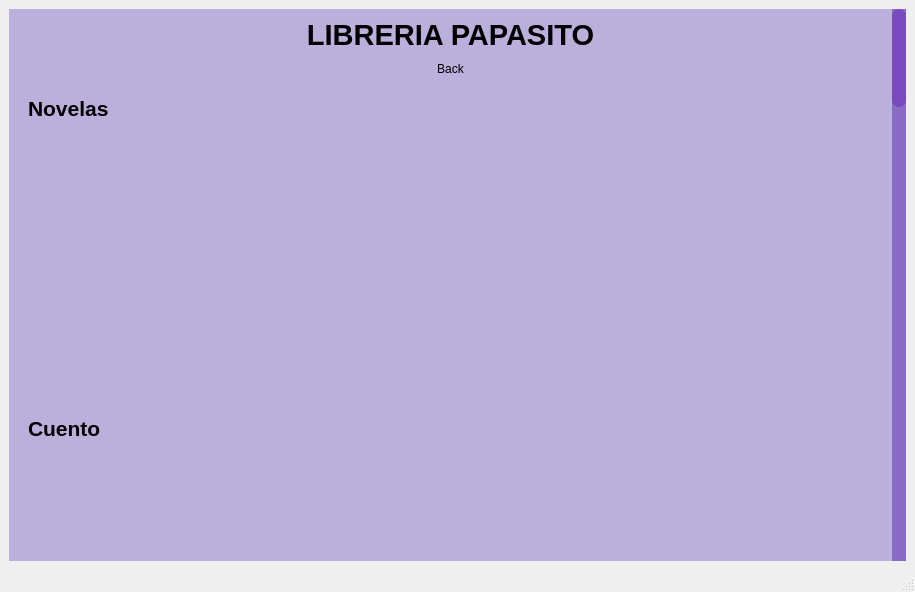
<?xml version="1.0" encoding="UTF-8"?>
<ui version="4.0">
 <class>MainWindow</class>
 <widget class="QMainWindow" name="MainWindow">
  <property name="geometry">
   <rect>
    <x>0</x>
    <y>0</y>
    <width>915</width>
    <height>592</height>
   </rect>
  </property>
  <property name="windowTitle">
   <string>MainWindow</string>
  </property>
  <property name="styleSheet">
   <string notr="true">/* SCROLL VERTICAL */
QScrollBar:vertical {
    border: none;
    background-color: #896cc4;
    width: 14px;
    margin: 0px 0px 0px 0px; /* Sin margen para que ocupe todo el espacio */
    border-radius: 0px;
}

/* MANEJADOR / BARRA */
QScrollBar::handle:vertical {
    background-color: #794bbd;
    min-height: 30px;
    border-radius: 7px;
} 

QScrollBar::handle:vertical:hover {
    background-color:#7738f5;
}

QScrollBar::handle:vertical:pressed {
    background-color: #5e2dc2;
}

/* OCULTAR BOTÓN SUPERIOR (FLECHA ARRIBA) */
QScrollBar::sub-line:vertical {
    border: none;
    background: none;
    height: 0px;
    subcontrol-position: top;
    subcontrol-origin: margin;
}

/* OCULTAR BOTÓN INFERIOR (FLECHA ABAJO) */
QScrollBar::add-line:vertical {
    border: none;
    background: none;
    height: 0px;
    subcontrol-position: bottom;
    subcontrol-origin: margin;
}

/* ASEGURAR QUE LAS FLECHAS ESTÉN DESAPARECIDAS */
QScrollBar::up-arrow:vertical, QScrollBar::down-arrow:vertical {
    background: none;
    height: 0px;
    width: 0px;
}

/* FONDO DEL CANAL / PÁGINA */
QScrollBar::add-page:vertical, QScrollBar::sub-page:vertical {
    background: none;
}
</string>
  </property>
  <widget class="QWidget" name="centralwidget">
   <layout class="QVBoxLayout" name="verticalLayout_3">
    <item>
     <widget class="QScrollArea" name="scrollArea">
      <property name="styleSheet">
       <string notr="true">background-color:#BBAFDB;

</string>
      </property>
      <property name="frameShape">
       <enum>QFrame::NoFrame</enum>
      </property>
      <property name="frameShadow">
       <enum>QFrame::Sunken</enum>
      </property>
      <property name="widgetResizable">
       <bool>true</bool>
      </property>
      <widget class="QWidget" name="scrollAreaWidgetContents">
       <property name="geometry">
        <rect>
         <x>0</x>
         <y>0</y>
         <width>883</width>
         <height>3088</height>
        </rect>
       </property>
       <layout class="QVBoxLayout" name="verticalLayout_2">
        <item>
         <widget class="QLabel" name="label_41">
          <property name="font">
           <font>
            <pointsize>22</pointsize>
            <weight>75</weight>
            <bold>true</bold>
           </font>
          </property>
          <property name="text">
           <string>LIBRERIA PAPASITO</string>
          </property>
          <property name="alignment">
           <set>Qt::AlignCenter</set>
          </property>
         </widget>
        </item>
        <item>
         <widget class="QPushButton" name="btnVolver">
          <property name="layoutDirection">
           <enum>Qt::LeftToRight</enum>
          </property>
          <property name="text">
           <string>Back</string>
          </property>
          <property name="default">
           <bool>false</bool>
          </property>
          <property name="flat">
           <bool>true</bool>
          </property>
         </widget>
        </item>
        <item>
         <widget class="QFrame" name="frame">
          <property name="minimumSize">
           <size>
            <width>700</width>
            <height>3000</height>
           </size>
          </property>
          <property name="autoFillBackground">
           <bool>false</bool>
          </property>
          <property name="styleSheet">
           <string notr="true">background-color:#BBAFDB;

</string>
          </property>
          <property name="frameShape">
           <enum>QFrame::NoFrame</enum>
          </property>
          <property name="frameShadow">
           <enum>QFrame::Sunken</enum>
          </property>
          <widget class="QLabel" name="label_14">
           <property name="geometry">
            <rect>
             <x>10</x>
             <y>960</y>
             <width>111</width>
             <height>41</height>
            </rect>
           </property>
           <property name="font">
            <font>
             <pointsize>16</pointsize>
             <weight>75</weight>
             <bold>true</bold>
            </font>
           </property>
           <property name="text">
            <string>Manga</string>
           </property>
          </widget>
          <widget class="QLabel" name="label_6">
           <property name="geometry">
            <rect>
             <x>10</x>
             <y>330</y>
             <width>131</width>
             <height>25</height>
            </rect>
           </property>
           <property name="font">
            <font>
             <pointsize>16</pointsize>
             <weight>75</weight>
             <bold>true</bold>
            </font>
           </property>
           <property name="text">
            <string>Cuento</string>
           </property>
          </widget>
          <widget class="QPushButton" name="Cover16">
           <property name="geometry">
            <rect>
             <x>170</x>
             <y>1300</y>
             <width>151</width>
             <height>221</height>
            </rect>
           </property>
           <property name="cursor">
            <cursorShape>PointingHandCursor</cursorShape>
           </property>
           <property name="text">
            <string/>
           </property>
           <property name="flat">
            <bool>true</bool>
           </property>
          </widget>
          <widget class="QPushButton" name="Cover14">
           <property name="geometry">
            <rect>
             <x>680</x>
             <y>1000</y>
             <width>151</width>
             <height>221</height>
            </rect>
           </property>
           <property name="cursor">
            <cursorShape>PointingHandCursor</cursorShape>
           </property>
           <property name="text">
            <string/>
           </property>
           <property name="flat">
            <bool>true</bool>
           </property>
          </widget>
          <widget class="QPushButton" name="Cover8">
           <property name="geometry">
            <rect>
             <x>10</x>
             <y>680</y>
             <width>151</width>
             <height>221</height>
            </rect>
           </property>
           <property name="cursor">
            <cursorShape>PointingHandCursor</cursorShape>
           </property>
           <property name="text">
            <string/>
           </property>
           <property name="flat">
            <bool>true</bool>
           </property>
          </widget>
          <widget class="QPushButton" name="Cover1">
           <property name="geometry">
            <rect>
             <x>10</x>
             <y>40</y>
             <width>151</width>
             <height>221</height>
            </rect>
           </property>
           <property name="cursor">
            <cursorShape>PointingHandCursor</cursorShape>
           </property>
           <property name="text">
            <string/>
           </property>
           <property name="flat">
            <bool>true</bool>
           </property>
          </widget>
          <widget class="QPushButton" name="Cover11">
           <property name="geometry">
            <rect>
             <x>170</x>
             <y>1000</y>
             <width>151</width>
             <height>221</height>
            </rect>
           </property>
           <property name="cursor">
            <cursorShape>PointingHandCursor</cursorShape>
           </property>
           <property name="text">
            <string/>
           </property>
           <property name="flat">
            <bool>true</bool>
           </property>
          </widget>
          <widget class="QLabel" name="label_11">
           <property name="geometry">
            <rect>
             <x>10</x>
             <y>650</y>
             <width>111</width>
             <height>25</height>
            </rect>
           </property>
           <property name="font">
            <font>
             <pointsize>16</pointsize>
             <weight>75</weight>
             <bold>true</bold>
            </font>
           </property>
           <property name="text">
            <string>Poesia</string>
           </property>
          </widget>
          <widget class="QPushButton" name="Cover10">
           <property name="geometry">
            <rect>
             <x>0</x>
             <y>1000</y>
             <width>151</width>
             <height>221</height>
            </rect>
           </property>
           <property name="cursor">
            <cursorShape>PointingHandCursor</cursorShape>
           </property>
           <property name="text">
            <string/>
           </property>
           <property name="flat">
            <bool>true</bool>
           </property>
          </widget>
          <widget class="QPushButton" name="Cover3">
           <property name="geometry">
            <rect>
             <x>350</x>
             <y>40</y>
             <width>151</width>
             <height>221</height>
            </rect>
           </property>
           <property name="cursor">
            <cursorShape>PointingHandCursor</cursorShape>
           </property>
           <property name="text">
            <string/>
           </property>
           <property name="flat">
            <bool>true</bool>
           </property>
          </widget>
          <widget class="QPushButton" name="Cover5">
           <property name="geometry">
            <rect>
             <x>10</x>
             <y>360</y>
             <width>151</width>
             <height>221</height>
            </rect>
           </property>
           <property name="cursor">
            <cursorShape>PointingHandCursor</cursorShape>
           </property>
           <property name="text">
            <string/>
           </property>
           <property name="flat">
            <bool>true</bool>
           </property>
          </widget>
          <widget class="QPushButton" name="Cover6">
           <property name="geometry">
            <rect>
             <x>180</x>
             <y>360</y>
             <width>151</width>
             <height>221</height>
            </rect>
           </property>
           <property name="cursor">
            <cursorShape>PointingHandCursor</cursorShape>
           </property>
           <property name="text">
            <string/>
           </property>
           <property name="flat">
            <bool>true</bool>
           </property>
          </widget>
          <widget class="QPushButton" name="Cover9">
           <property name="geometry">
            <rect>
             <x>180</x>
             <y>680</y>
             <width>151</width>
             <height>221</height>
            </rect>
           </property>
           <property name="cursor">
            <cursorShape>PointingHandCursor</cursorShape>
           </property>
           <property name="text">
            <string/>
           </property>
           <property name="flat">
            <bool>true</bool>
           </property>
          </widget>
          <widget class="QPushButton" name="Cover7">
           <property name="geometry">
            <rect>
             <x>350</x>
             <y>360</y>
             <width>151</width>
             <height>221</height>
            </rect>
           </property>
           <property name="cursor">
            <cursorShape>PointingHandCursor</cursorShape>
           </property>
           <property name="text">
            <string/>
           </property>
           <property name="flat">
            <bool>true</bool>
           </property>
          </widget>
          <widget class="QPushButton" name="Cover2">
           <property name="geometry">
            <rect>
             <x>180</x>
             <y>40</y>
             <width>151</width>
             <height>221</height>
            </rect>
           </property>
           <property name="cursor">
            <cursorShape>PointingHandCursor</cursorShape>
           </property>
           <property name="text">
            <string/>
           </property>
           <property name="flat">
            <bool>true</bool>
           </property>
          </widget>
          <widget class="QLabel" name="label">
           <property name="geometry">
            <rect>
             <x>10</x>
             <y>10</y>
             <width>151</width>
             <height>25</height>
            </rect>
           </property>
           <property name="font">
            <font>
             <pointsize>16</pointsize>
             <weight>75</weight>
             <bold>true</bold>
            </font>
           </property>
           <property name="text">
            <string>Novelas</string>
           </property>
          </widget>
          <widget class="QPushButton" name="Cover12">
           <property name="geometry">
            <rect>
             <x>340</x>
             <y>1000</y>
             <width>151</width>
             <height>221</height>
            </rect>
           </property>
           <property name="cursor">
            <cursorShape>PointingHandCursor</cursorShape>
           </property>
           <property name="text">
            <string/>
           </property>
           <property name="flat">
            <bool>true</bool>
           </property>
          </widget>
          <widget class="QPushButton" name="Cover15">
           <property name="geometry">
            <rect>
             <x>0</x>
             <y>1300</y>
             <width>151</width>
             <height>221</height>
            </rect>
           </property>
           <property name="cursor">
            <cursorShape>PointingHandCursor</cursorShape>
           </property>
           <property name="text">
            <string/>
           </property>
           <property name="flat">
            <bool>true</bool>
           </property>
          </widget>
          <widget class="QPushButton" name="Cover4">
           <property name="geometry">
            <rect>
             <x>520</x>
             <y>40</y>
             <width>151</width>
             <height>221</height>
            </rect>
           </property>
           <property name="cursor">
            <cursorShape>PointingHandCursor</cursorShape>
           </property>
           <property name="text">
            <string/>
           </property>
           <property name="flat">
            <bool>true</bool>
           </property>
          </widget>
          <widget class="QPushButton" name="Cover13">
           <property name="geometry">
            <rect>
             <x>510</x>
             <y>1000</y>
             <width>151</width>
             <height>221</height>
            </rect>
           </property>
           <property name="cursor">
            <cursorShape>PointingHandCursor</cursorShape>
           </property>
           <property name="text">
            <string/>
           </property>
           <property name="flat">
            <bool>true</bool>
           </property>
          </widget>
          <zorder>Cover16</zorder>
          <zorder>Cover14</zorder>
          <zorder>Cover8</zorder>
          <zorder>Cover1</zorder>
          <zorder>Cover11</zorder>
          <zorder>Cover10</zorder>
          <zorder>Cover3</zorder>
          <zorder>Cover5</zorder>
          <zorder>Cover6</zorder>
          <zorder>Cover9</zorder>
          <zorder>Cover7</zorder>
          <zorder>Cover2</zorder>
          <zorder>Cover12</zorder>
          <zorder>Cover15</zorder>
          <zorder>Cover4</zorder>
          <zorder>Cover13</zorder>
          <zorder>label_14</zorder>
          <zorder>label_6</zorder>
          <zorder>label_11</zorder>
          <zorder>label</zorder>
         </widget>
        </item>
       </layout>
      </widget>
     </widget>
    </item>
   </layout>
  </widget>
  <widget class="QMenuBar" name="menubar">
   <property name="geometry">
    <rect>
     <x>0</x>
     <y>0</y>
     <width>915</width>
     <height>21</height>
    </rect>
   </property>
  </widget>
  <widget class="QStatusBar" name="statusbar"/>
 </widget>
 <resources>
  <include location="images/1.qrc"/>
 </resources>
 <connections/>
</ui>
